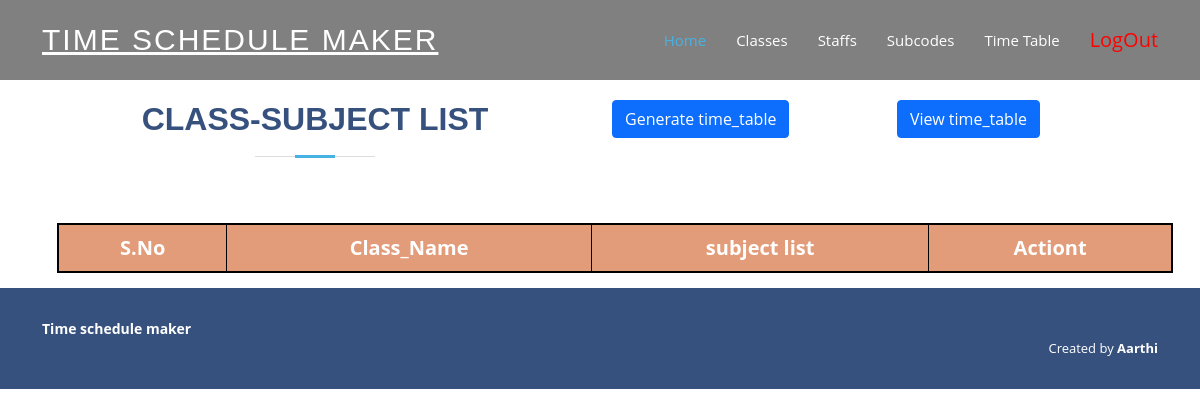
Before: /admin/index.php?info=time_table (signed in) with the older database file.
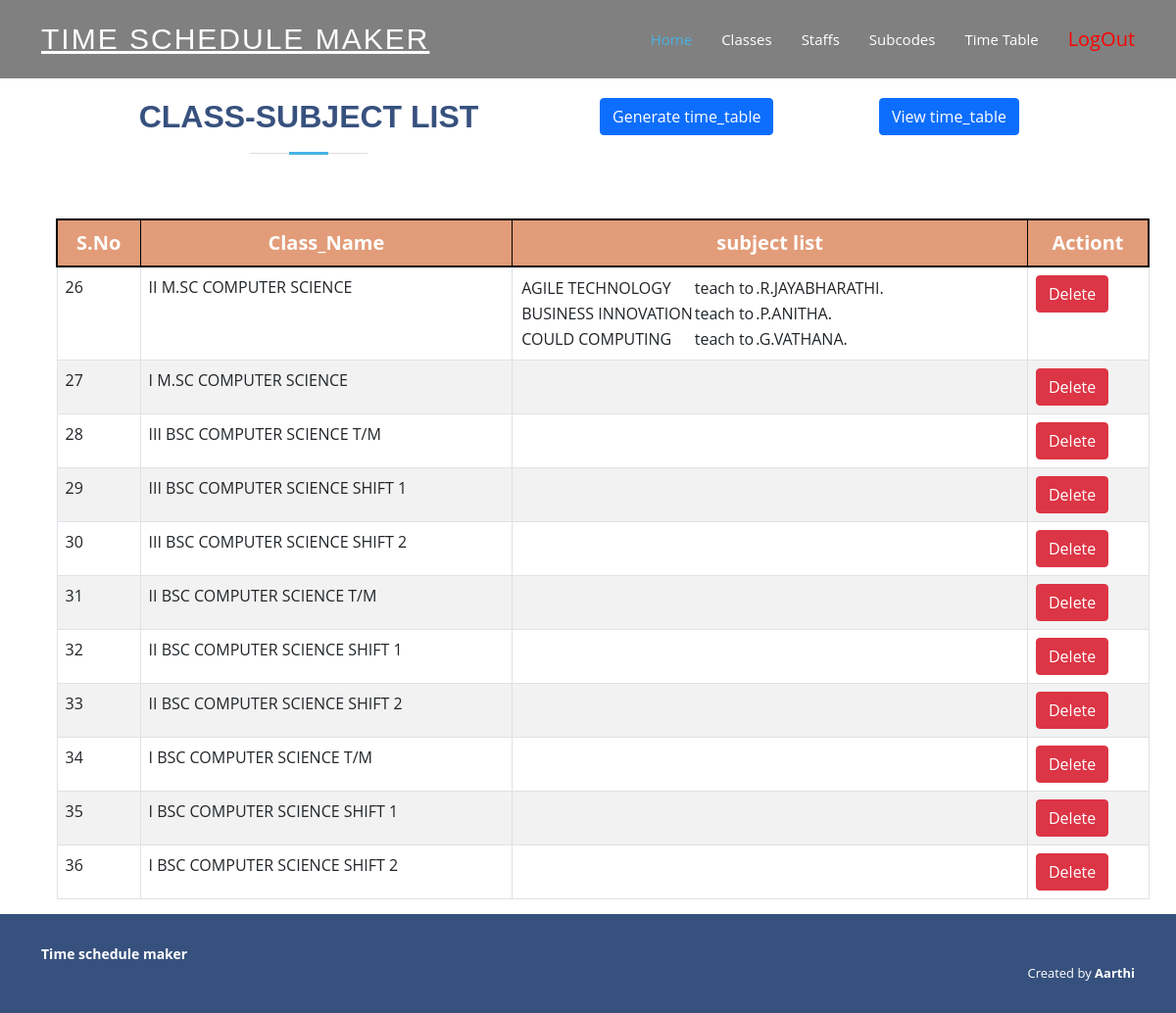
After: the same page with the newer database file.
### tables this page shows
CREATE TABLE `classes` (
  `id` int(30) NOT NULL,
  `name` varchar(50) NOT NULL,
  `alias` varchar(30) DEFAULT NULL
);

CREATE TABLE `class_subjects` (
  `id` int(30) NOT NULL,
  `class_id` int(30) NOT NULL,
  `subject_staff_id` int(30) NOT NULL,
  `subject_id` int(30) NOT NULL,
  `staff_id` int(30) DEFAULT NULL
);

CREATE TABLE `subjects` (
  `id` int(30) NOT NULL,
  `name` varchar(50) NOT NULL,
  `alias` varchar(30) DEFAULT NULL,
  `subcode` varchar(30) NOT NULL
);

CREATE TABLE `staffs` (
  `id` int(11) NOT NULL,
  `name` varchar(30) NOT NULL,
  `email` varchar(50) DEFAULT NULL,
  `password` varchar(40) DEFAULT NULL,
  `alias` varchar(10) NOT NULL,
  `is_available` tinyint(1) NOT NULL
);

### admin/time_table.php (the view, shortened to what this page needs)
<?php
  extract($_POST);
?>
<div class="container" style="margin-top:100px;">
<div class="row">
          <div class="col-md-6">
          <div class="section-title">
          <h2>Class-subject List</h2>
        </div>
          </div>
          <div class="col-md-3">
          <a href="generate_time_table.php"  target="_blank" class="btn btn-primary">Generate time_table</a>
          </div>
          <div class="col-md-3">
          <a href="index.php?info=view_time_table"  class="btn btn-primary">View time_table</a>
          </div>
         </div>
<table class='table table-responsive table-bordered table-striped table-hover' style=margin:15px;>
<tr style="font-size:20px;text-align:center;border:2px solid black;background-color: #EEA47F;color:white;">
    <th>S.No</th>
    <th>Class_Name</th>
    <th>subject list</th>
    <th>Actiont</th>
  </tr>
  <?php
	$que=mysqli_query($con,"select * from classes");
	while($row=mysqli_fetch_array($que))
	{
  ?>
  <tr>
    <td><?php echo $row['id'];?></td>
    <td ><?php echo $row['name'];?></td>
    <td>
        <table>
            <?php
            $class_id = $row['id'];
            $class_subject_query = mysqli_query($con,"select * from class_subjects where class_id='$class_id'");
           while($class_subject_row = mysqli_fetch_array($class_subject_query)){
               $subject_id = $class_subject_row['subject_id'];
               $subject_query = mysqli_query($con,"select name from subjects where id='$subject_id'");
               $subject_row = mysqli_fetch_array($subject_query);
               $staff_id = $class_subject_row['subject_staff_id'];
               $staff_query = mysqli_query($con,"select name from staffs where id='$staff_id'");
               $staff_row = mysqli_fetch_array($staff_query);
             echo "<tr><td>".$subject_row['name']."</td><td>teach to</td> <td>".$staff_row['name']."</td></tr>";
           }
            ?>
        </table>
    </td>
    <td>
    <a href="index.php?info=class_subject&delete_id=<?php echo$row['id']?>" class="btn btn-danger">Delete</a>
    </td>
  </tr>
  <?php
  }
  ?>
</table>
</div>

Changed rows visible on the page:
added classes: id "26", name "II M.SC COMPUTER SCIENCE"
added class_subjects: subject.name "AGILE TECHNOLOGY", staff.name ".R.JAYABHARATHI."
added class_subjects: subject.name "BUSINESS INNOVATION", staffs.name ".P.ANITHA."
added class_subjects: subject.name "COULD COMPUTING", staffs.name ".G.VATHANA."
added classes: id "27", name "I M.SC COMPUTER SCIENCE"
added classes: id "28", name "III BSC COMPUTER SCIENCE T/M"
added classes: id "29", name "III BSC COMPUTER SCIENCE SHIFT 1"
added classes: id "30", name "III BSC COMPUTER SCIENCE SHIFT 2"
added classes: id "31", name "II BSC COMPUTER SCIENCE T/M"
added classes: id "32", name "II BSC COMPUTER SCIENCE SHIFT 1"
added classes: id "33", name "II BSC COMPUTER SCIENCE SHIFT 2"
added classes: id "34", name "I BSC COMPUTER SCIENCE T/M"
added classes: id "35", name "I BSC COMPUTER SCIENCE SHIFT 1"
added classes: id "36", name "I BSC COMPUTER SCIENCE SHIFT 2"
